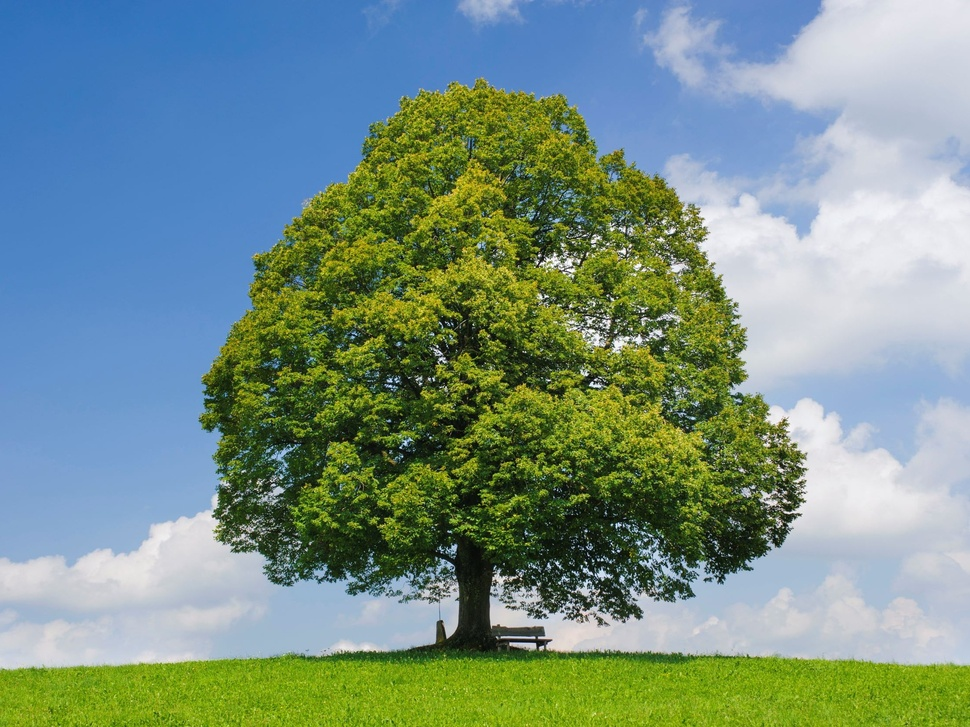
#> input picture imgs/Imagen2.jpg, 970 x 727 px, shrunk from 2218 x 1662 before the run
$ python -i segmentacion.py   (imports and definitions only)
#> lines starting #> are read from the running program, lines starting #| are printed output that depends on the picture; after the words box and inside, x2 and y2 are one past the last pixel; in counts of white or black regions, pixels touching at a corner belong together
#> further down, picture is the input picture: shape (727, 970, 3); mean B, G, R 134.6, 145.5, 120.1
import cv2
import numpy as np

class Segmentacion:
    """
    Clase que implementa diferentes técnicas de segmentación de imágenes.
    Incluye umbralización simple, umbralización adaptativa, Canny, contornos,
    K-means, Watershed y crecimiento de regiones.
    """

    # [276 lines left out: functions umbral_simple, umbral_adaptativo, detector_canny, deteccion_contornos, kmeans_segmentacion, watershed_segmentacion and 2 more, not called in this run]

    def detectar_copas_arboles(self, imagen, metodo='hsv', params=None):
        """
        Detecta copas de árboles en una imagen utilizando diferentes métodos.

        Args:
            imagen: Imagen de entrada
            metodo: Método de segmentación ('hsv', 'kmeans', 'watershed')
            params: Diccionario con parámetros específicos para el método seleccionado

        Returns:
            Tuple: (imagen_segmentada, mascara) donde mascara es una imagen binaria
                   con las copas detectadas y imagen_segmentada es la original con
                   las copas resaltadas
        """
#> called with metodo = 'hsv'
        if params is None:
            params = {}

        # Asegurar que la imagen esté en formato BGR
        if len(imagen.shape) <= 2:
            imagen_color = cv2.cvtColor(imagen, cv2.COLOR_GRAY2BGR)
        else:
            imagen_color = imagen.copy()

        # Método 1: Segmentación por color HSV (verde)
        if metodo.lower() == 'hsv':
            # Valores predeterminados para detección de verde (copas de árboles)
            hue_min = params.get('hue_min', 35)  # Verde típicamente entre 35-85
            hue_max = params.get('hue_max', 85)
            sat_min = params.get('sat_min', 30)  # Baja saturación para incluir verdes claros
            sat_max = params.get('sat_max', 255)
            val_min = params.get('val_min', 30)  # Valor mínimo para excluir sombras
            val_max = params.get('val_max', 255)

            # --- 1. PREPROCESAMIENTO ---
            imagen_procesada = imagen_color.copy()

            # Aplicar suavizado gaussiano si está activado
            if params.get('preprocesar_suavizado', False):
                imagen_procesada = cv2.GaussianBlur(imagen_procesada, (5, 5), 0)

            # Convertir a HSV
            hsv = cv2.cvtColor(imagen_procesada, cv2.COLOR_BGR2HSV)
#> hsv: shape (727, 970, 3); mean H, S, V 80.6, 121.2, 166.5

            # Aplicar ecualización de histograma al canal V si está activado
            if params.get('preprocesar_eq_histograma', False):
                h, s, v = cv2.split(hsv)
                v_ecualizado = cv2.equalizeHist(v)
                hsv = cv2.merge([h, s, v_ecualizado])

            # Definir rango de color verde
            verde_bajo = np.array([hue_min, sat_min, val_min])
            verde_alto = np.array([hue_max, sat_max, val_max])

            # Crear máscara para verde
            mascara = cv2.inRange(hsv, verde_bajo, verde_alto)
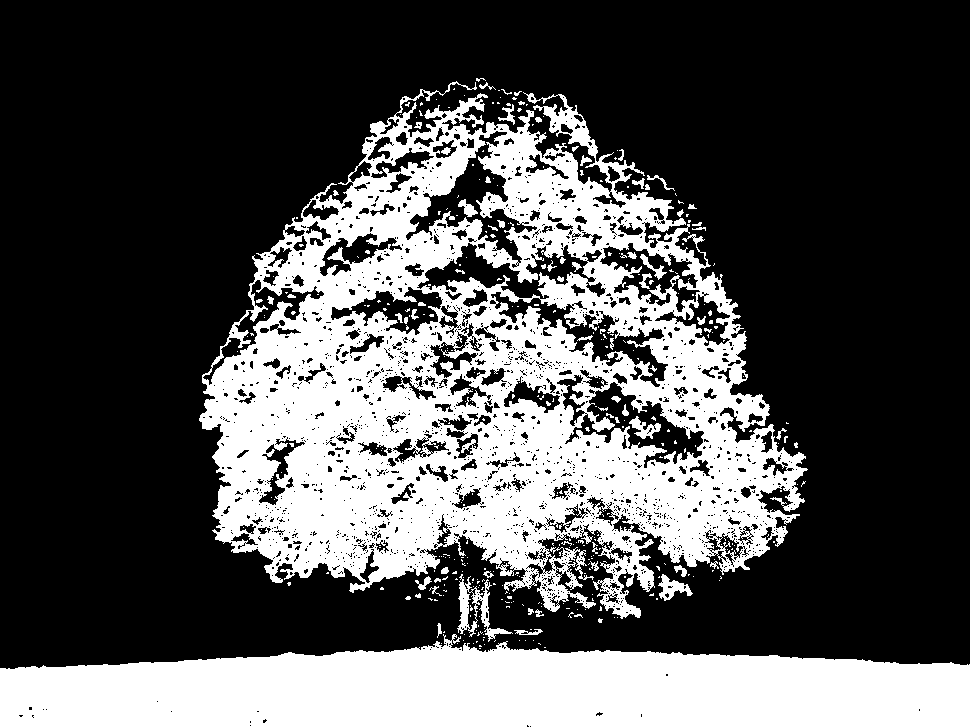
#> mascara: shape (727, 970); 32.3% white; 401 white regions (336 under 20 px), largest, box (x1, y1, x2, y2) and area: (199, 81, 808, 619) 153360, (0, 634, 970, 727) 68335, (457, 574, 513, 642) 1050

            # --- 2. POST-PROCESAMIENTO ---
            if params.get('postprocesar_morfologia', True):
                iteraciones = params.get('iteraciones_morfologia', 2)
                kernel = np.ones((5,5), np.uint8)
                # Apertura: elimina pequeños ruidos
                mascara = cv2.morphologyEx(mascara, cv2.MORPH_OPEN, kernel, iterations=iteraciones)
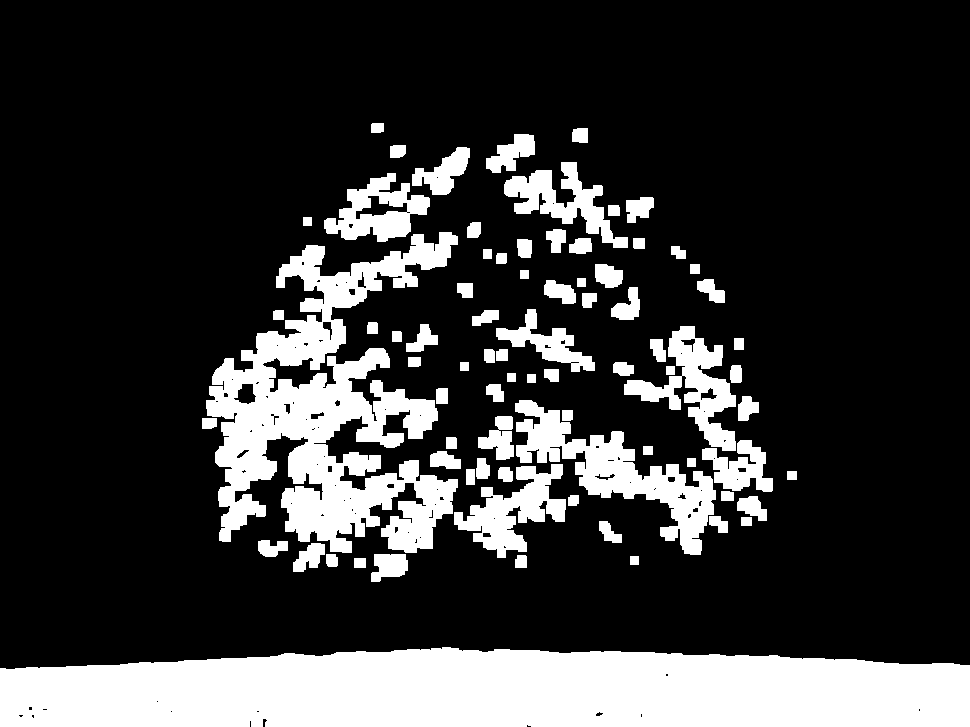
#> mascara: shape (727, 970); 21.7% white; 78 white regions, largest, box (x1, y1, x2, y2) and area: (0, 647, 970, 727) 67854, (206, 232, 458, 553) 36778, (515, 400, 716, 555) 9386
                # Cierre: rellena pequeños agujeros
                mascara = cv2.morphologyEx(mascara, cv2.MORPH_CLOSE, kernel, iterations=iteraciones)
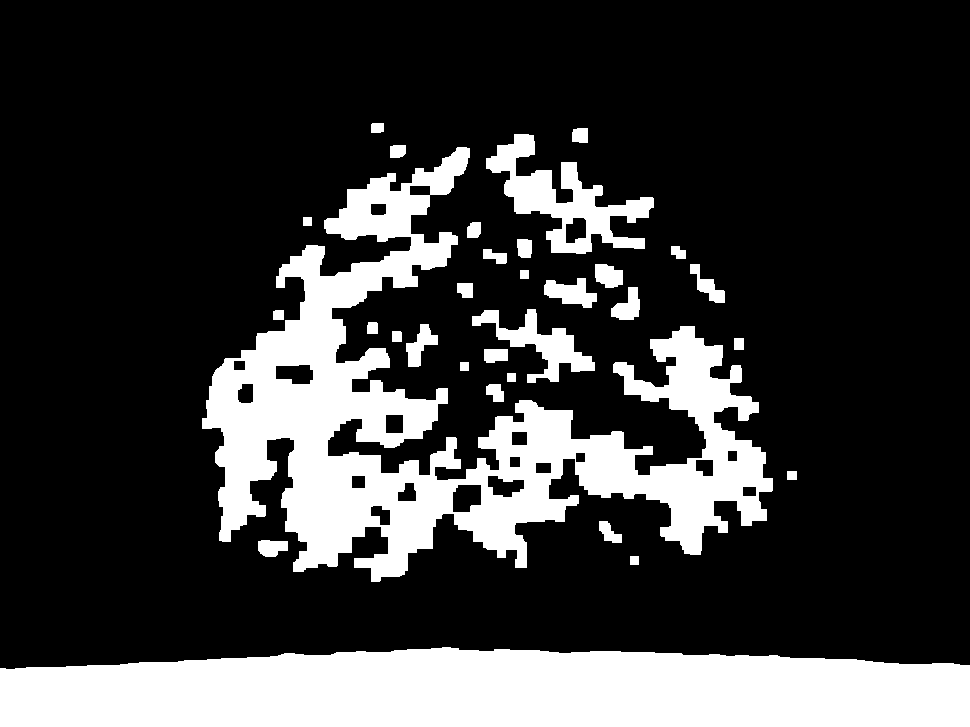
#> mascara: shape (727, 970); 23.1% white; 31 white regions

            # Aplicar la máscara a la imagen original
            imagen_segmentada = cv2.bitwise_and(imagen_color, imagen_color, mask=mascara)
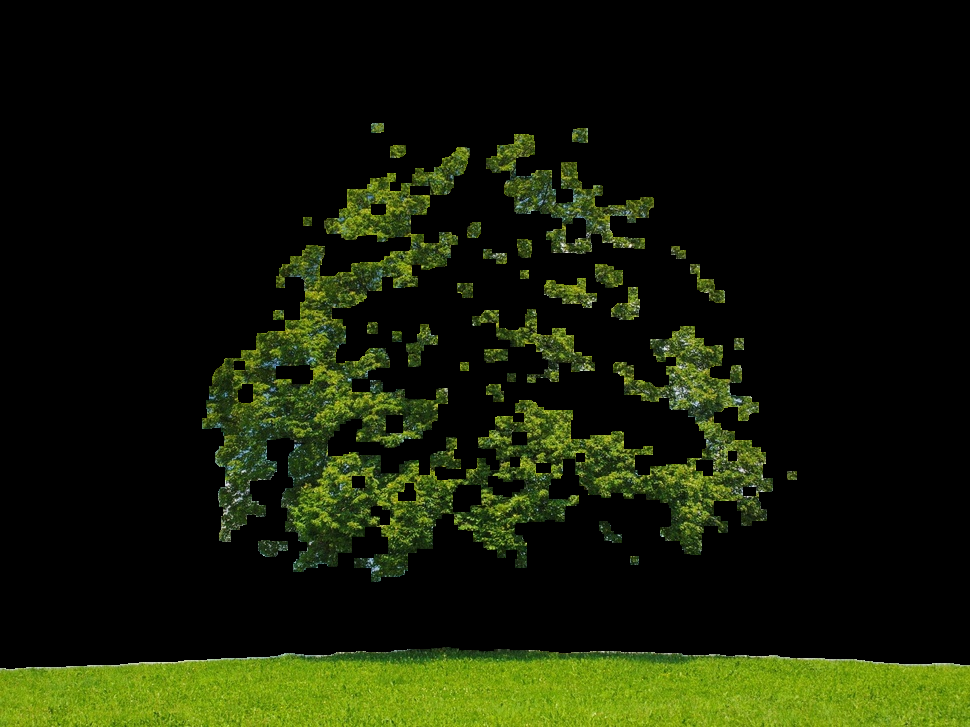
#> imagen_segmentada: shape (727, 970, 3); mean B, G, R 6.4, 27.1, 20.7

        # Método 2: K-means para segmentación por agrupamiento de colores
        elif metodo.lower() == 'kmeans':
            k = params.get('k', 3)  # Número de clusters (suelo, copas, cielo)

            # Redimensionar imagen para procesamiento
            pixels = imagen_color.reshape((-1, 3))
            pixels = np.float32(pixels)

            # Definir criterios
            criteria = (cv2.TERM_CRITERIA_EPS + cv2.TERM_CRITERIA_MAX_ITER, 100, 0.2)

            # Aplicar K-means
            _, labels, centers = cv2.kmeans(pixels, k, None, criteria, 10, cv2.KMEANS_RANDOM_CENTERS)

            # Convertir a resultado
            centers = np.uint8(centers)
            segmentado = centers[labels.flatten()]
            imagen_segmentada = segmentado.reshape(imagen_color.shape)

            # Identificar el cluster correspondiente a los árboles (normalmente el más verde)
            # Calcular "verdosidad" como relación entre canal verde y otros canales
            verdosidad_clusters = []
            for i in range(k):
                centro = centers[i].astype(np.float32)  # Convertir a float32 para evitar overflow

                # Índice de verdosidad modificado para evitar overflow:
                # Mayor valor en G que en R y B, usando valores de punto flotante
                denominador = float(centro[0]) + float(centro[2]) + 1.0
                verdosidad = float(centro[1]) / denominador

                verdosidad_clusters.append((i, verdosidad))

            # Ordenar clusters por verdosidad
            verdosidad_clusters.sort(key=lambda x: x[1], reverse=True)

            # Seleccionar el cluster más verde
            cluster_arbol = verdosidad_clusters[0][0]

            # Crear máscara para este cluster
            mascara = np.zeros(labels.shape, dtype=np.uint8)
            mascara[labels.flatten() == cluster_arbol] = 255
            mascara = mascara.reshape(imagen.shape[:2])

        # Método 3: Watershed para segmentación basada en regiones
        elif metodo.lower() == 'watershed':
            # Convertir a escala de grises y aplicar umbralización
            gris = cv2.cvtColor(imagen_color, cv2.COLOR_BGR2GRAY)

            # Usar umbralización adaptativa para lidiar con variaciones de iluminación
            _, binaria = cv2.threshold(gris, 0, 255, cv2.THRESH_BINARY_INV + cv2.THRESH_OTSU)

            # Operaciones morfológicas para limpiar
            kernel = np.ones((3,3), np.uint8)
            apertura = cv2.morphologyEx(binaria, cv2.MORPH_OPEN, kernel, iterations=2)

            # Dilatación para encontrar área segura de fondo
            dilatacion = cv2.dilate(apertura, kernel, iterations=3)

            # Distancia para marcadores
            dist_transform = cv2.distanceTransform(apertura, cv2.DIST_L2, 5)
            _, marcadores = cv2.threshold(dist_transform, 0.7*dist_transform.max(), 255, 0)

            # Convertir a formato correcto
            marcadores = np.uint8(marcadores)

            # Encontrar contornos para marcadores
            contornos, _ = cv2.findContours(marcadores, cv2.RETR_EXTERNAL, cv2.CHAIN_APPROX_SIMPLE)

            # Crear marcadores únicos para cada región
            marcadores_watershed = np.zeros(marcadores.shape, dtype=np.int32)
            for i in range(len(contornos)):
                cv2.drawContours(marcadores_watershed, contornos, i, i+1, -1)

            # Aplicar watershed
            cv2.watershed(imagen_color, marcadores_watershed)

            # Crear máscara para áreas segmentadas (excluyendo fondo y bordes)
            mascara = np.zeros(marcadores_watershed.shape, dtype=np.uint8)
            mascara[marcadores_watershed > 1] = 255

            # Resaltar bordes en la imagen original
            imagen_segmentada = imagen_color.copy()
            imagen_segmentada[marcadores_watershed == -1] = [0, 0, 255]  # Bordes en rojo

        else:
            raise ValueError(f"Método de detección '{metodo}' no reconocido")

        # Resaltar contornos de las copas en la imagen original para mejor visualización
        contornos, _ = cv2.findContours(mascara, cv2.RETR_EXTERNAL, cv2.CHAIN_APPROX_SIMPLE)
#> contornos = 31 contours; largest, box (x1, y1, x2, y2) and area: (202, 147, 773, 582) 79750, (0, 647, 970, 727) 66940, (486, 134, 654, 254) 6972, (472, 309, 595, 383) 2708, (544, 278, 597, 308) 866
        imagen_contornos = imagen_color.copy()
        cv2.drawContours(imagen_contornos, contornos, -1, (0, 255, 0), 2)
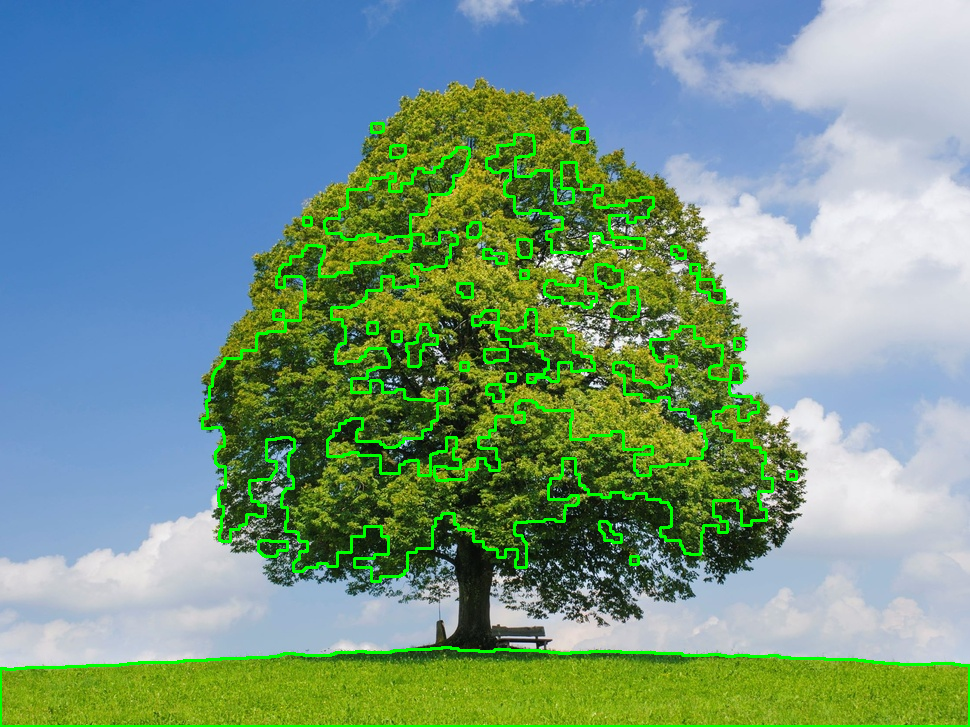
#> imagen_contornos: shape (727, 970, 3); 4.4% of pixels changed, all inside (x1, y1, x2, y2) = (0, 122, 970, 727)

        return imagen_contornos, mascara

    def extraer_copas_arboles(self, imagen, metodo='hsv', params=None, fondo_negro=True, post_procesamiento=True):
        """
        Extrae solo las copas de los árboles de una imagen, eliminando todo lo demás.

        Args:
            imagen: Imagen de entrada
            metodo: Método de segmentación ('hsv', 'kmeans', 'watershed')
            params: Diccionario con parámetros específicos para el método seleccionado
            fondo_negro: Si es True, el fondo será negro; si es False, será blanco
            post_procesamiento: Si es True, aplica operaciones morfológicas para mejorar la segmentación

        Returns:
            Imagen con solo las copas de los árboles, el resto eliminado
        """
        # Detectar copas usando el método existente
        _, mascara = self.detectar_copas_arboles(imagen, metodo, params)

        # Aplicar post-procesamiento si se solicita
        if post_procesamiento:
            # Operaciones morfológicas para mejorar la segmentación
            kernel = np.ones((5,5), np.uint8)

            # Cerrar pequeños agujeros en las copas
            mascara = cv2.morphologyEx(mascara, cv2.MORPH_CLOSE, kernel, iterations=2)

            # Eliminar pequeños objetos que no son árboles
            mascara = cv2.morphologyEx(mascara, cv2.MORPH_OPEN, kernel, iterations=1)
#> mascara: shape (727, 970); 23.1% white; 34 white regions, largest, box (x1, y1, x2, y2) and area: (202, 147, 773, 582) 77971, (0, 647, 970, 727) 67971, (486, 134, 654, 254) 6983

        # Asegurar que la imagen esté en formato BGR
        if len(imagen.shape) <= 2:
            imagen_color = cv2.cvtColor(imagen, cv2.COLOR_GRAY2BGR)
        else:
            imagen_color = imagen.copy()

        # Extraer solo las copas (aplicar máscara a imagen original)
        solo_copas = cv2.bitwise_and(imagen_color, imagen_color, mask=mascara)

        # Si se requiere fondo blanco en lugar de negro
        if not fondo_negro:
            # Crear fondo blanco
            fondo_blanco = np.ones_like(imagen_color) * 255

            # Invertir la máscara para seleccionar el fondo
            mascara_inv = cv2.bitwise_not(mascara)

            # Aplicar fondo blanco donde no hay copas
            fondo = cv2.bitwise_and(fondo_blanco, fondo_blanco, mask=mascara_inv)

            # Combinar las copas con el fondo blanco
            solo_copas = cv2.add(solo_copas, fondo)

        return solo_copas

>>> import cv2
>>> picture = cv2.imread('../imgs/Imagen2.jpg')
>>> result = Segmentacion().extraer_copas_arboles(picture)

$ run again, on imgs/tree.png
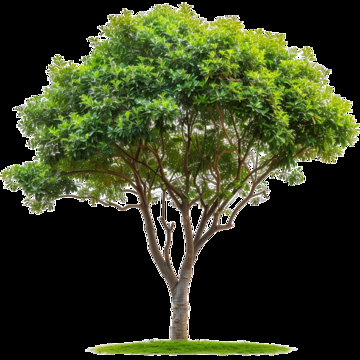
#> input picture imgs/tree.png, 360 x 360 px
#> picture is the input picture: shape (360, 360, 3); mean B, G, R 29.9, 57.7, 50.2
#> hsv: shape (360, 360, 3); mean H, S, V 17.2, 63.9, 58.7
#> in detectar_copas_arboles, `mascara = cv2.inRange(hsv, verde_bajo, verde_alto)`:
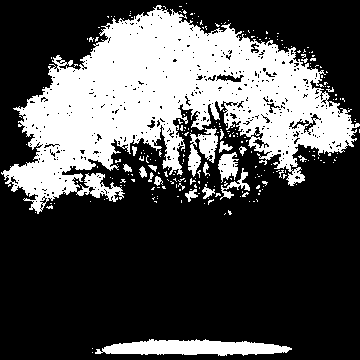
#> mascara: shape (360, 360); 30.1% white; 247 white regions (229 under 20 px), largest, box (x1, y1, x2, y2) and area: (1, 5, 360, 214) 33883, (95, 339, 292, 356) 2261, (188, 128, 218, 177) 719
#> contornos = 5 contours; box (x1, y1, x2, y2) and area: (11, 16, 348, 193) 24656, (111, 340, 274, 355) 1822, (200, 140, 214, 152) 133, (90, 177, 100, 187) 80, (222, 154, 232, 164) 80
#> in detectar_copas_arboles, `cv2.drawContours(imagen_contornos, contornos, -1, (0, 255, 0), 2)`:
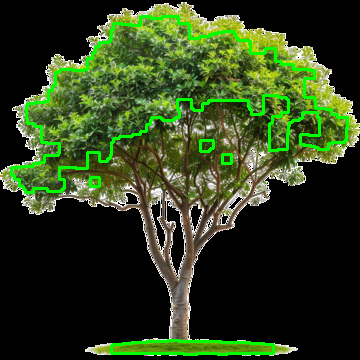
#> imagen_contornos: shape (360, 360, 3); 4.39% of pixels changed, all inside (x1, y1, x2, y2) = (10, 15, 349, 356)
